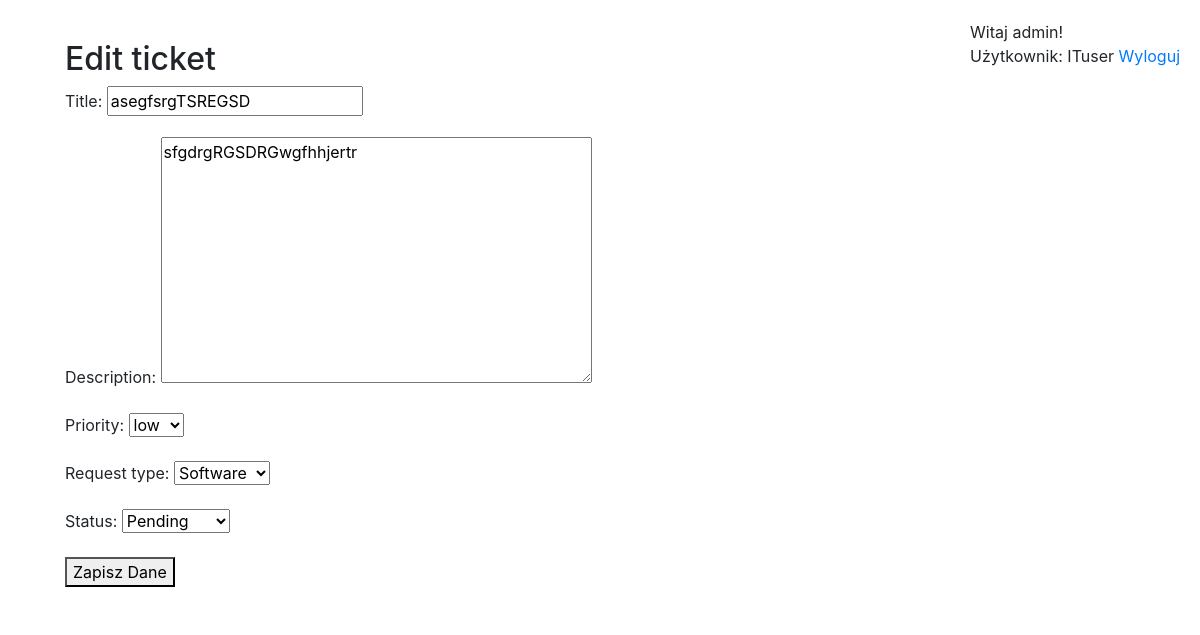
The page /ticket/edit/asegfsrg/ (signed in) on the database as committed earlier.
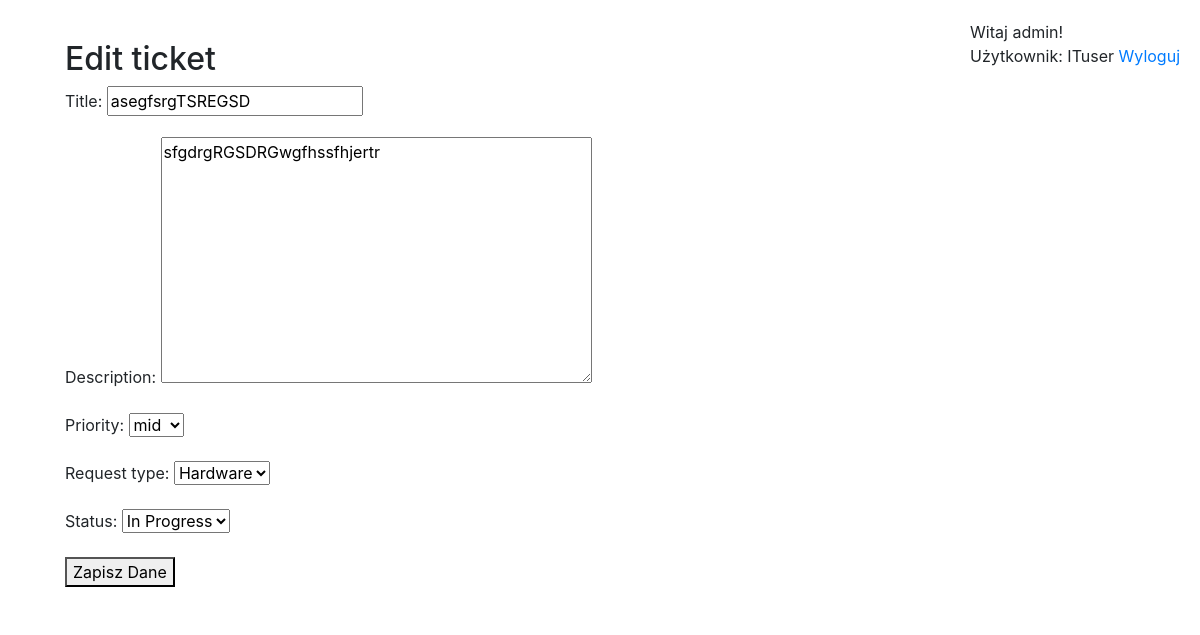
The same page on the database as committed later.
### helpdeskapp/models.py (models this page shows, shortened)
class Ticket(models.Model):
    statuslist = (
        ('Pending', 'Pending'),
        ('In Progress', 'In Progress'),
        ('Completed', 'Completed'),
    )
    prioritylist = (
        ('low', 'low'),
        ('mid', 'mid'),
        ('high', 'high'),
    )
    request_typelist = (
        ('Software', 'Software'),
        ('Hardware', 'Hardware'),
        ('Network', 'Network'),
        ('Other', 'Other')
    )
    title = models.CharField(max_length=100)
    description = models.TextField()
    status = models.CharField(max_length=100, choices=statuslist, default='Pending')
    priority = models.CharField(max_length=100, choices=prioritylist, default='low')
    request_type = models.CharField(max_length=100, choices=request_typelist, default='Software')
    created_at = models.DateTimeField(auto_now_add=True)
    assigned_to = models.ForeignKey(User, on_delete=models.CASCADE, related_name='ticket_assigned_to', null=True, blank=True, default=None)
    updated_at = models.DateTimeField(auto_now=True)
    created_by = models.ForeignKey(User, on_delete=models.CASCADE, related_name='ticket_created_by')
    closed_at = models.DateTimeField(null=True, blank=True, default=None)
    objects = models.Manager() # default manager
    slug = models.SlugField(unique=True, default='default-slug')
    class Meta:
        ordering = ['-created_at']

### helpdeskapp/views.py (the view)
# urls.py: path('ticket/edit/<slug:slug>/', views.ticket_edit, name='ticket_edit'),
def ticket_edit(request, slug):
    ticket = get_object_or_404(Ticket, slug=slug)
    if request.method == "POST":
        form = EditTicketForm(request.POST, instance=ticket)
        if form.is_valid():
            ticket = form.save()
            messages.success(request, 'Zgłoszenie zostało zmienione.')
            return redirect('helpdeskapp:ticket_detail', slug=ticket.slug)
    else:
        form = EditTicketForm(instance=ticket)
    return render(request, 'helpdeskapp/tickets/ticket_edit.html', {'form': form})

### helpdeskapp/forms.py
class EditTicketForm(forms.ModelForm):
    title = forms.CharField(max_length=100)
    description = forms.CharField(widget=forms.Textarea)
    priority = forms.ChoiceField(choices=Ticket.prioritylist)
    request_type = forms.ChoiceField(choices=Ticket.request_typelist)
    status = forms.ChoiceField(choices=Ticket.statuslist)
    class Meta:
        model = Ticket
        fields = ('title', 'description', 'priority', 'request_type', 'status')

### helpdeskapp/templates/helpdeskapp/tickets/ticket_edit.html (shortened to what this page needs)
{% extends 'helpdeskapp/base.html' %}
{%load static %}
{% block content %}
  <h2>Edit ticket</h2>
  <form action = "" method="POST">
    {{ form.as_p }}
    <button type="submit">Zapisz Dane</button>
  </form>
{% endblock %}

Rows that differ between the two databases and show on the page:
changed Ticket "asegfsrgTSREGSD": description "sfgdrgRGSDRGwgfhhjertr" → "sfgdrgRGSDRGwgfhssfhjertr"; priority "low" → "mid"; request_type "Software" → "Hardware"; status "Pending" → "In Progress"
